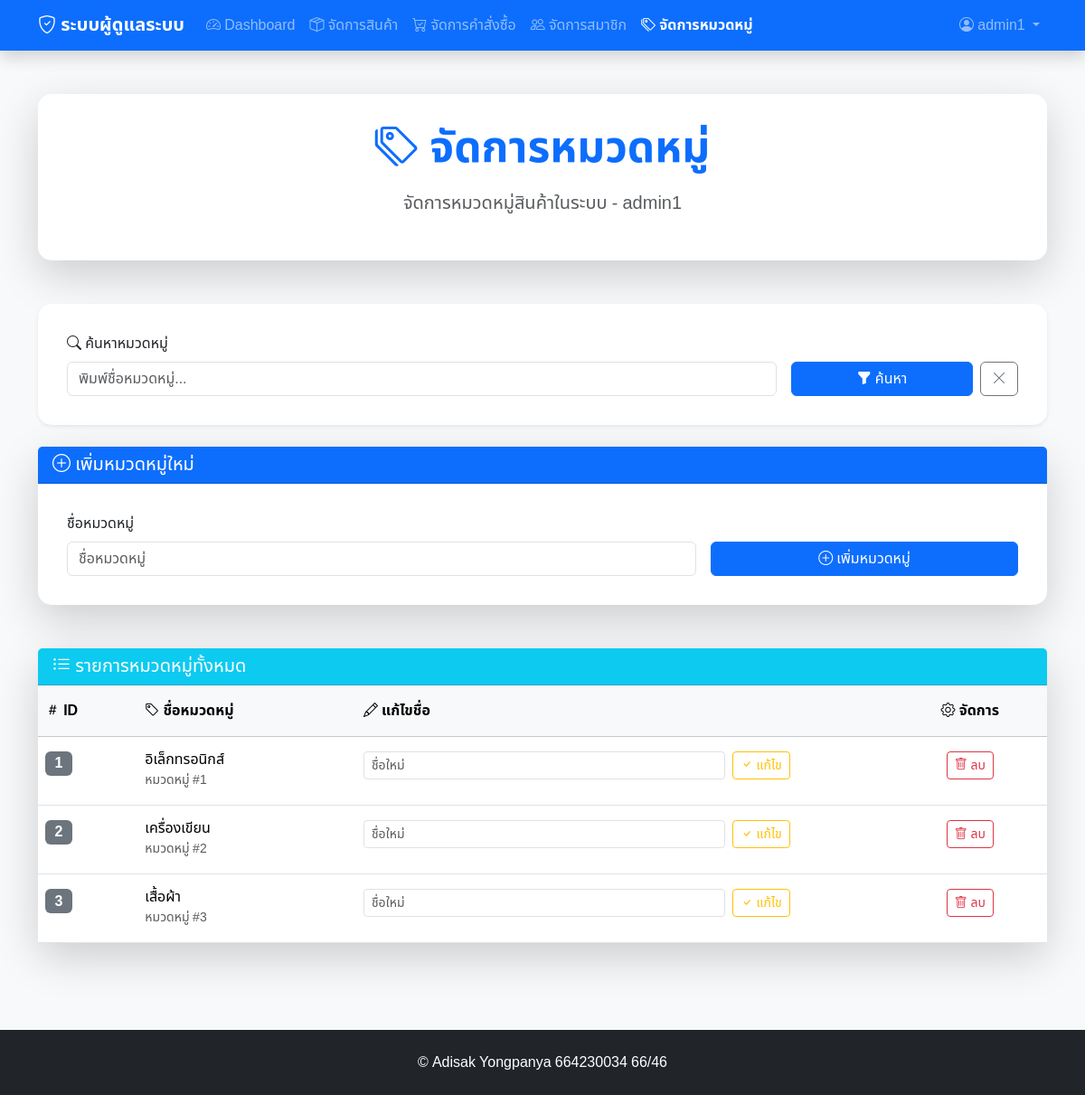
Before: /admin/category.php (signed in) with the older database file.
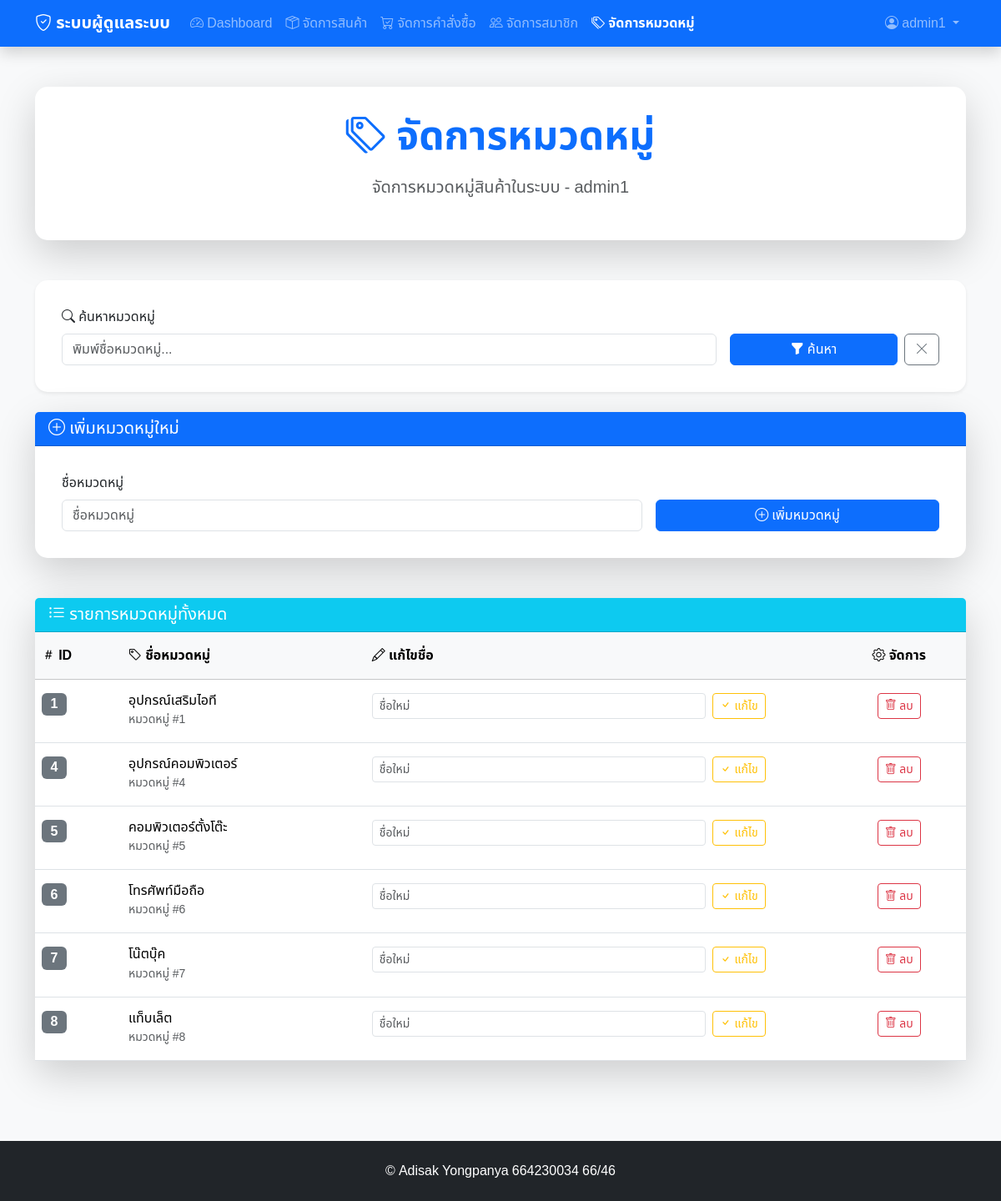
After: the same page with the newer database file.
### tables this page shows
CREATE TABLE `categories` (
  `category_id` int(11) NOT NULL,
  `category_name` varchar(100) NOT NULL
);

### admin/category.php (the view, shortened to what the changed rows need)
<?php
require '../config.php';
$sql = "SELECT * FROM categories";
$params = [];
$sql .= " ORDER BY category_id ASC";
$stmt = $conn->prepare($sql);
$stmt->execute($params);
$categories = $stmt->fetchAll(PDO::FETCH_ASSOC);
?>
<!DOCTYPE html>
<html lang="th">
<head>
    <link href="https://cdn.jsdelivr.net/npm/bootstrap@5.3.7/dist/css/bootstrap.min.css" rel="stylesheet">
    <link href="https://cdn.jsdelivr.net/npm/bootstrap-icons@1.10.0/font/bootstrap-icons.css" rel="stylesheet">
    <link rel="stylesheet" href="admin_main.css">
</head>
<body>
    <div class="container mt-5">
        <div class="row mb-5">
            <div class="col-12">
                <div class="card admin-card shadow-lg">
                    <div class="card-body text-center">
                        <h1 class="display-5 text-primary mb-3 fw-bold">
                            <i class="bi bi-tags"></i> จัดการหมวดหมู่
                        </h1>
                    </div>
                </div>
            </div>
        </div>
        <div class="row">
            <div class="col-12">
                <div class="card admin-card shadow-lg">
                    <div class="card-body p-0">
                        <div class="table-responsive">
                            <table class="table table-hover mb-0">
                                <thead class="table-light">
                                    <tr>
                                        <th class="py-3">
                                            <i class="bi bi-hash"></i> ID
                                        </th>
                                        <th class="py-3">
                                            <i class="bi bi-tag"></i> ชื่อหมวดหมู่
                                        </th>
                                        <th class="py-3">
                                            <i class="bi bi-pencil"></i> แก้ไขชื่อ
                                        </th>
                                        <th class="py-3 text-center">
                                            <i class="bi bi-gear"></i> จัดการ
                                        </th>
                                    </tr>
                                </thead>
                                <tbody>
                                    <?php foreach ($categories as $cat): ?>
                                        <tr>
                                            <td class="py-3">
                                                <span class="badge bg-secondary fs-6"><?= $cat['category_id'] ?></span>
                                            </td>
                                            <td class="py-3">
                                                <div>
                                                    <h6 class="mb-0"><?= htmlspecialchars($cat['category_name']) ?></h6>
                                                    <small class="text-muted">หมวดหมู่ #<?= $cat['category_id'] ?></small>
                                                </div>
                                            </td>
                                            <td class="py-3 ">
                                                <form method="post" class="d-flex">
                                                    <input type="text" name="new_name" class="form-control form-control-sm me-2"
                                                           placeholder="ชื่อใหม่" required style="max-width: 400px;">
                                                    <button type="submit" name="update_category" class="btn btn-outline-warning btn-sm">
                                                        <i class="bi bi-check"></i> แก้ไข
                                                    </button>
                                                </form>
                                            </td>
                                            <td class="py-3 text-center">
                                                <button type="button" class="btn btn-outline-danger btn-sm delete-category-button"
                                                        data-category-id="<?= $cat['category_id'] ?>"
                                                        data-category-name="<?= htmlspecialchars($cat['category_name']) ?>"
                                                        title="ลบหมวดหมู่">
                                                    <i class="bi bi-trash"></i> ลบ
                                                </button>
                                            </td>
                                        </tr>
                                    <?php endforeach; ?>
                                </tbody>
                            </table>
                        </div>
                    </div>
                </div>
            </div>
        </div>
    </div>
    <br>
    <br>
</body>
</html>

Changed rows visible on the page:
removed categories: category_id "2", category_name "เครื่องเขียน"
removed categories: category_id "3", category_name "เสื้อผ้า"
changed categories id 1: category_name "อิเล็กทรอนิกส์" → "อุปกรณ์เสริมไอที"
added categories: category_id "4", category_name "อุปกรณ์คอมพิวเตอร์"
added categories: category_id "5", category_name "คอมพิวเตอร์ตั้งโต๊ะ"
added categories: category_id "6", category_name "โทรศัพท์มือถือ"
added categories: category_id "7", category_name "โน๊ตบุ๊ค"
added categories: category_id "8", category_name "แท็บเล็ต"
